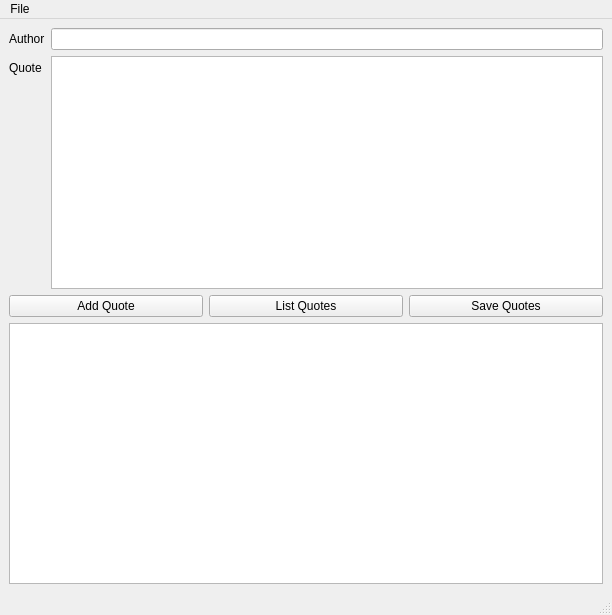
<?xml version="1.0" encoding="UTF-8"?>
<ui version="4.0">
 <class>MainWindow</class>
 <widget class="QMainWindow" name="MainWindow">
  <property name="geometry">
   <rect>
    <x>0</x>
    <y>0</y>
    <width>612</width>
    <height>615</height>
   </rect>
  </property>
  <property name="windowTitle">
   <string>Quote Database</string>
  </property>
  <widget class="QWidget" name="centralwidget">
   <layout class="QVBoxLayout" name="verticalLayout">
    <item>
     <layout class="QFormLayout" name="formLayout">
      <item row="0" column="0">
       <widget class="QLabel" name="label">
        <property name="text">
         <string>Author</string>
        </property>
       </widget>
      </item>
      <item row="0" column="1">
       <widget class="QLineEdit" name="author"/>
      </item>
      <item row="1" column="0">
       <widget class="QLabel" name="label_2">
        <property name="text">
         <string>Quote</string>
        </property>
       </widget>
      </item>
      <item row="1" column="1">
       <widget class="QTextEdit" name="quote"/>
      </item>
     </layout>
    </item>
    <item>
     <layout class="QHBoxLayout" name="horizontalLayout">
      <item>
       <widget class="QPushButton" name="add_quote_btn">
        <property name="text">
         <string>Add Quote</string>
        </property>
       </widget>
      </item>
      <item>
       <widget class="QPushButton" name="list_quotes_btn">
        <property name="text">
         <string>List Quotes</string>
        </property>
       </widget>
      </item>
      <item>
       <widget class="QPushButton" name="save_quotes_btn">
        <property name="text">
         <string>Save Quotes</string>
        </property>
       </widget>
      </item>
     </layout>
    </item>
    <item>
     <layout class="QVBoxLayout" name="verticalLayout_4">
      <item>
       <widget class="QTextEdit" name="display_quotes"/>
      </item>
     </layout>
    </item>
   </layout>
  </widget>
  <widget class="QMenuBar" name="menubar">
   <property name="geometry">
    <rect>
     <x>0</x>
     <y>0</y>
     <width>612</width>
     <height>21</height>
    </rect>
   </property>
   <widget class="QMenu" name="menuFile">
    <property name="title">
     <string>File</string>
    </property>
    <addaction name="actionExit"/>
   </widget>
   <addaction name="menuFile"/>
  </widget>
  <widget class="QStatusBar" name="statusbar"/>
  <action name="actionOpen">
   <property name="text">
    <string>Open</string>
   </property>
  </action>
  <action name="actionSave">
   <property name="text">
    <string>Save</string>
   </property>
  </action>
  <action name="actionExit">
   <property name="text">
    <string>Exit</string>
   </property>
  </action>
  <action name="actionQuotes">
   <property name="text">
    <string>Quotes</string>
   </property>
  </action>
 </widget>
 <resources/>
 <connections/>
</ui>
